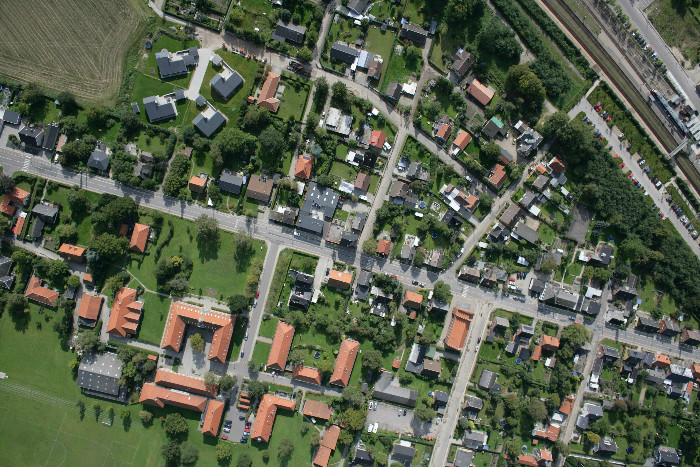
%> input picture aerial.png, 700 x 467 px
$ octave AIS.m   (GNU Octave 9; MATLAB toolbox functions it lacks are replaced by stand-ins)
%> lines starting %> are read from the running program, lines starting %| are printed output that depends on the picture; in (x1, y1, x2, y2) boxes, pixels count from 0 and x2, y2 are one past the last pixel; in counts of white or black regions, pixels touching at a corner belong together; the program's own positions count from 1
% [15 lines of commented-out code are left out]
 imtool close all;  % Close all imtool figures.
% clear;  % Erase all existing variables.
% workspace;  % Make sure the workspace panel is showing.
 format longg;
 format compact;
 fontSize = 20;

img = imread('aerial.png');
%> img is the input picture: size 467x700x3 uint8; mean R, G, B 89.3, 97.2, 78.1
img2 = rgb2gray(img);
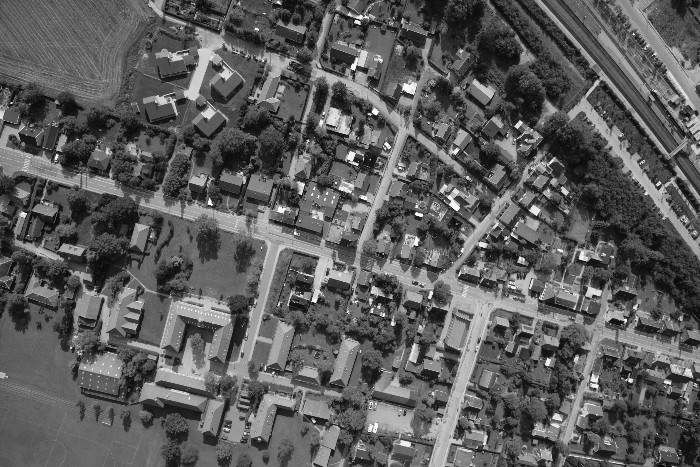
%> img2: size 467x700 uint8; min 2, max 255, mean 92.7
grayImage = img2;
% Get the dimensions of the image.
% numberOfColorBands should be = 1.
[rows columns numberOfColorBands] = size(grayImage);
%> rows = 467; columns = 700; numberOfColorBands = 1
% Display the original gray scale image.
subplot(2, 2, 1);
imshow(grayImage, []);
title('Original Grayscale Image', 'FontSize', fontSize);
% Enlarge figure to full screen.
set(gcf, 'units','normalized','outerposition',[0 0 1 1]);
% Give a name to the title bar.
set(gcf,'name','Demo by ImageAnalyst','numbertitle','off')

% Let's compute and display the histogram.
[pixelCount grayLevels] = imhist(grayImage);
%> pixelCount = 256 values, max 3864 at index 99, min 0 at index 1, mean 1277; grayLevels = 256 values from 0 to 255
subplot(2, 2, 2);
bar(pixelCount);
grid on;
title('Histogram of Original Image', 'FontSize', fontSize);
xlim([0 grayLevels(end)]); % Scale x axis manually.

gaussian1 = fspecial('Gaussian', 21, 15);
gaussian2 = fspecial('Gaussian', 21, 20);
dog = gaussian1 - gaussian2;
dogFilterImage = conv2(double(grayImage), dog, 'same');
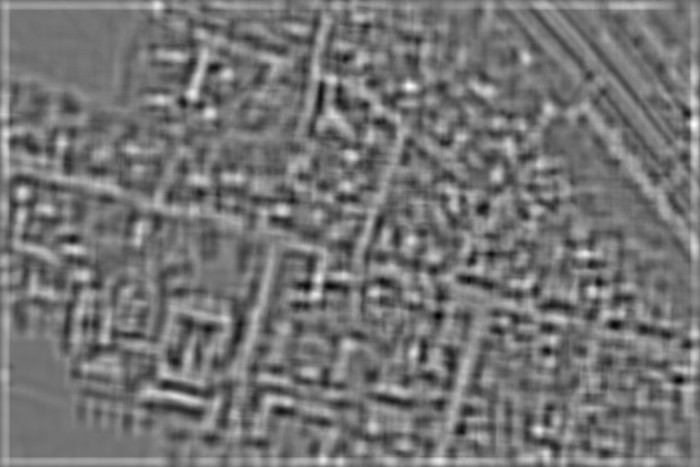
%> dogFilterImage: size 467x700 double; min -1.73, max 2.11, mean 0.028; drawn with min black and max white
subplot(2, 2, 3);
imshow(dogFilterImage, []);
title('DOG Filtered Image', 'FontSize', fontSize);

% Let's compute and display the histogram.
[pixelCount grayLevels] = hist(dogFilterImage(:));
%> pixelCount = [269 3363 19821 69992 126773 73339 26774 5663 835 71]; grayLevels = [-1.54 -1.16 -0.772 -0.388 -0.00411 0.38 0.764 1.15 1.53 1.92]
subplot(2, 2, 4);
bar(grayLevels, pixelCount);
grid on;
title('Histogram of DOG Filtered Image', 'FontSize', fontSize);
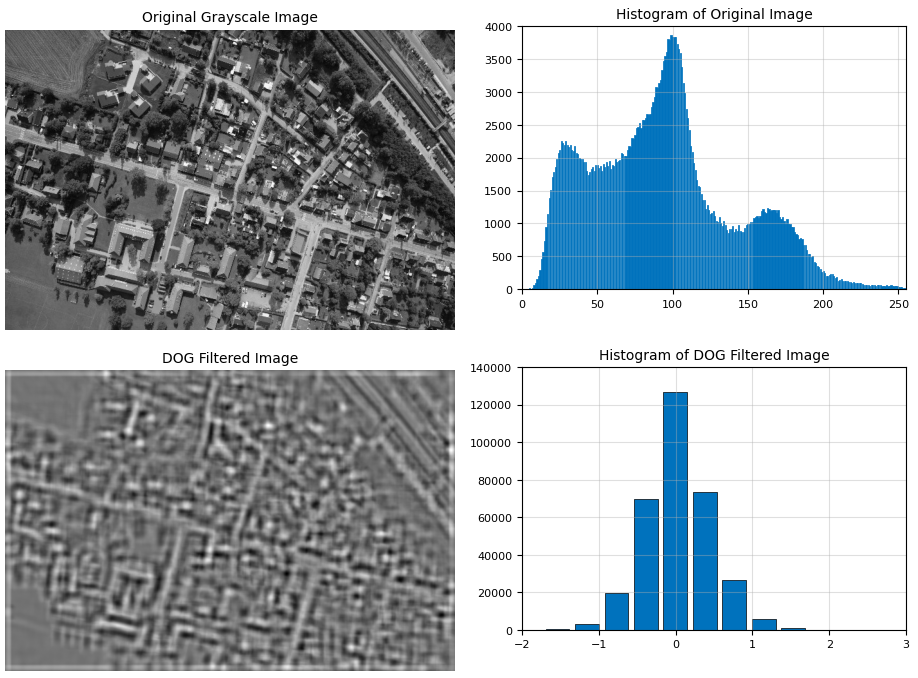
%> figure redrawn from the program's plot data, 4 panels

level = graythresh(dogFilterImage)
%> level = 0.318
BW = imbinarize(dogFilterImage,level);
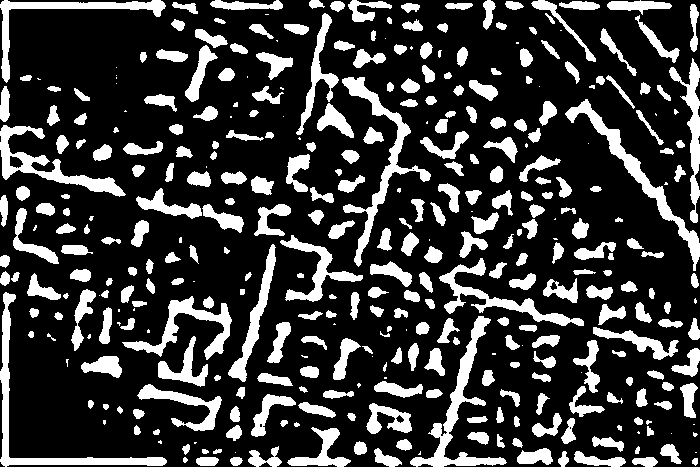
%> BW: size 467x700 logical; 23.1% white; 372 white regions (63 under 20 px), largest, box (x1, y1, x2, y2) and area: (410, 316, 507, 467) 2502, (0, 292, 167, 467) 2422, (342, 77, 431, 267) 2414
imshow(BW)
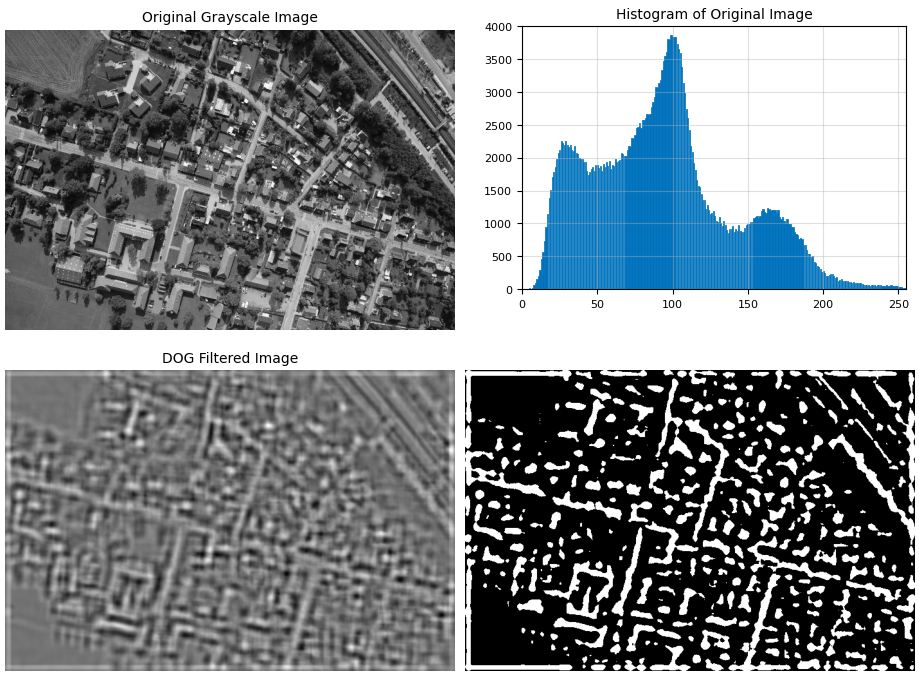
%> figure redrawn from the program's plot data, 4 panels

$ run again, with 1.jpg saved as aerial.png
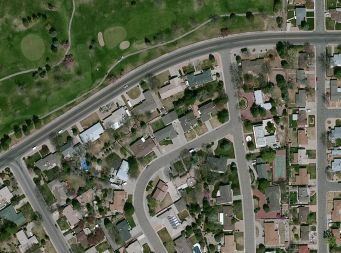
%> input picture 1.jpg, 341 x 253 px
%> img is the input picture: size 253x341x3 uint8; mean R, G, B 94.3, 99.6, 80.5
%> `[pixelCount grayLevels] = imhist(grayImage);`: pixelCount = 256 values, max 996 at index 68, min 0 at index 1, mean 337; grayLevels = 256 values from 0 to 255
%> `[pixelCount grayLevels] = hist(dogFilterImage(:));`: pixelCount = [263 1933 10238 31323 28721 10609 2543 565 55 23]; grayLevels = [-1.12 -0.784 -0.452 -0.119 0.214 0.546 0.879 1.21 1.54 1.88]
%> level = 0.286
%> `BW = imbinarize(dogFilterImage,level);`:
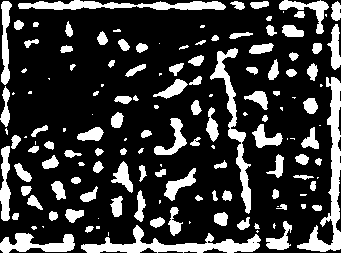
%> BW: size 253x341 logical; 22.9% white; 145 white regions (40 under 20 px), largest, box (x1, y1, x2, y2) and area: (297, 77, 341, 252) 1904, (81, 225, 261, 253) 1764, (210, 48, 251, 214) 1325
%> `imshow(BW)`:
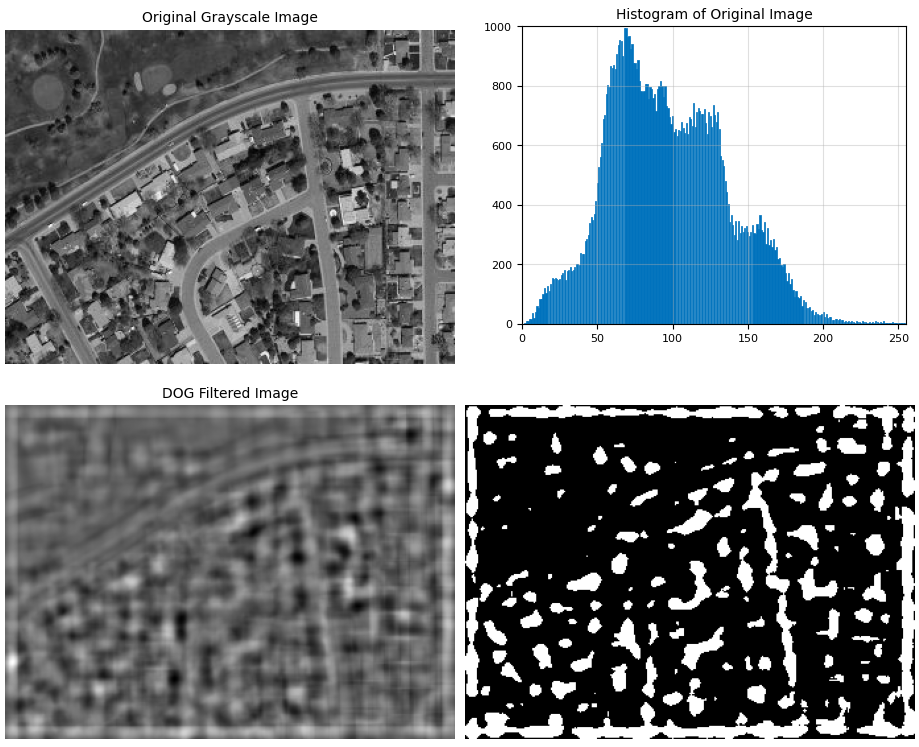
%> figure redrawn from the program's plot data, 4 panels

$ run again, with 3.jpg saved as aerial.png
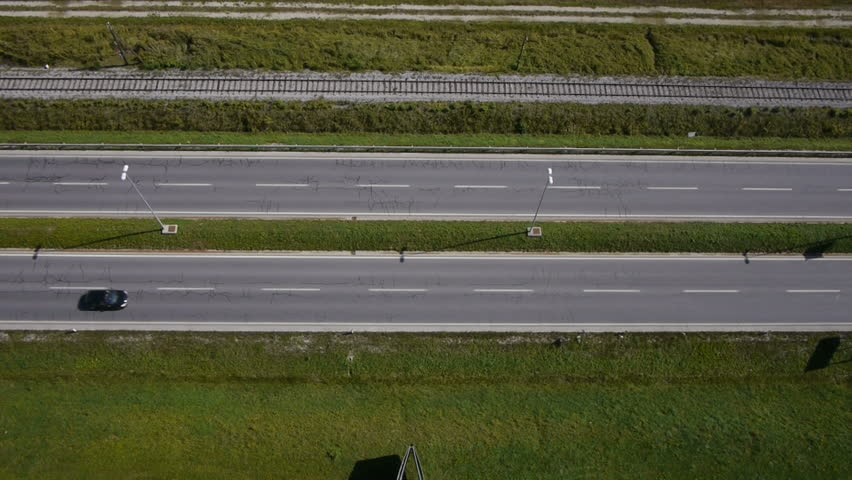
%> input picture 3.jpg, 852 x 480 px
%> img is the input picture: size 480x852x3 uint8; mean R, G, B 87.1, 87.9, 64.6
%> `[pixelCount grayLevels] = imhist(grayImage);`: pixelCount = 256 values, max 7294 at index 66, min 0 at index 1, mean 1597.5; grayLevels = 256 values from 0 to 255
%> `[pixelCount grayLevels] = hist(dogFilterImage(:));`: pixelCount = [1047 10277 45327 133716 150459 39707 18634 8861 856 76]; grayLevels = [-0.828 -0.593 -0.358 -0.122 0.113 0.349 0.584 0.819 1.05 1.29]
%> level = 0.263
%> `BW = imbinarize(dogFilterImage,level);`:
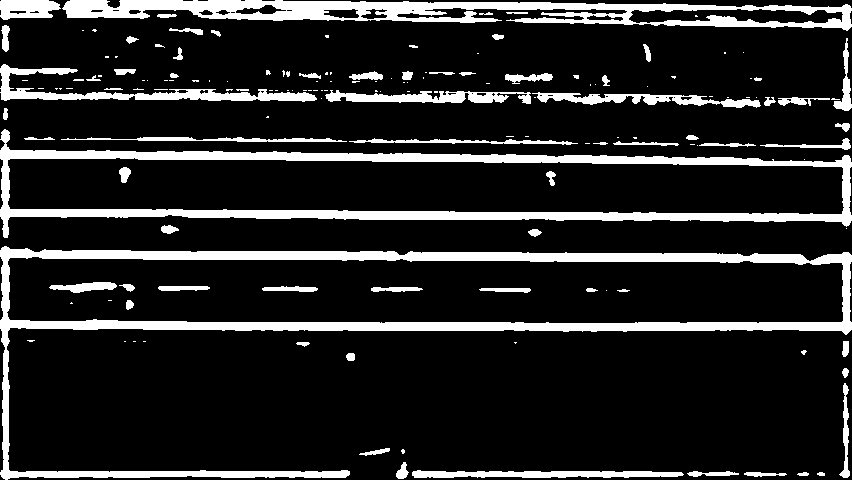
%> BW: size 480x852 logical; 15% white; 157 white regions (86 under 20 px), largest, box (x1, y1, x2, y2) and area: (0, 246, 852, 480) 18962, (0, 129, 852, 238) 14649, (62, 0, 852, 31) 10720
%> `imshow(BW)`:
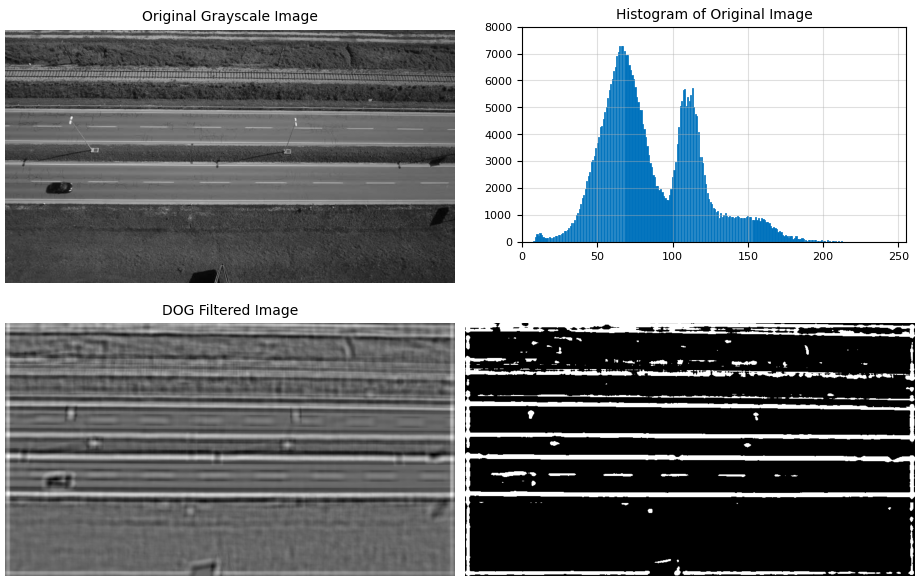
%> figure redrawn from the program's plot data, 4 panels
